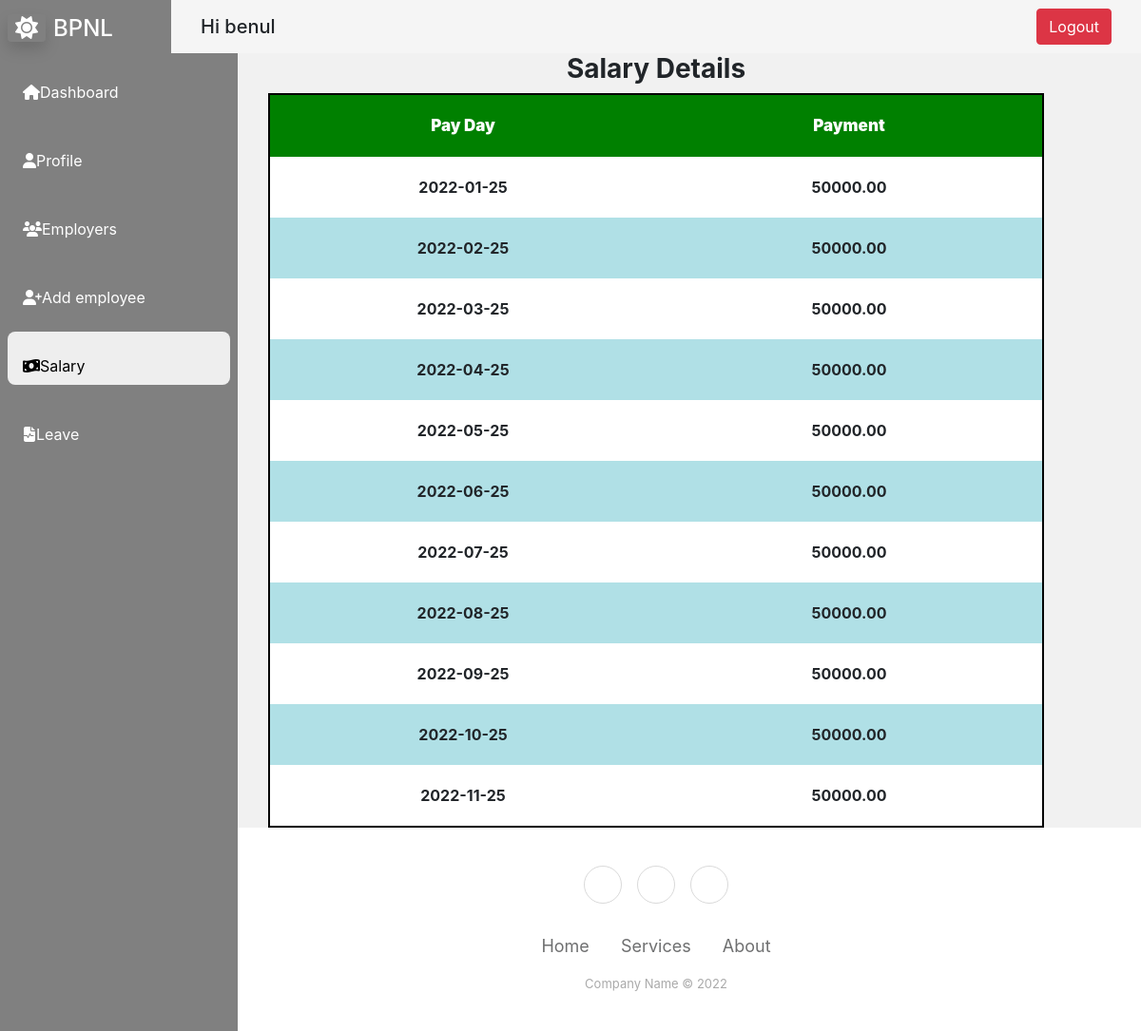
Page /DBMS_project/include/interfaces/hr_salary.php (signed in) on the committed database.
### tables this page shows
CREATE TABLE `payroll` (
  `payment_id` smallint(6) NOT NULL,
  `emp_id` smallint(6) NOT NULL,
  `pay_date` date NOT NULL,
  `payment` decimal(10,2) DEFAULT NULL CHECK (`payment` > 0)
);

### DBMS_project/include/salary.php (the view)
<?php require_once("connection.php") ?>
<?php
    $user_name = $_SESSION['user_name'];
    $query_id = "SELECT emp_id FROM user WHERE user_name='$user_name'";
    $result_set_id =  mysqli_query($connection,$query_id);
    $record_id = mysqli_fetch_assoc($result_set_id);
    $emp_id = $record_id['emp_id'];
    $query = "SELECT * FROM payroll WHERE emp_id='$emp_id'";
    $result_set = mysqli_query($connection, $query);
    $record = mysqli_fetch_all($result_set, MYSQLI_ASSOC);
?>
<h3><b>Salary Details</b></h3>
<table>
    <tr>
        <th><b>Pay Day</b></th>
        <th><b>Payment</b></th>
    </tr>
    <?php foreach ($record as $row) {?>
    <tr>
        <td><b><?php echo $row['pay_date']; ?></b></td>
        <td><b><?php echo $row['payment']; ?></b></td>
    </tr>
    <?php } ?>
</table>

### DBMS_project/css/empdash1.css (style rules this page uses)
body { background-color: #f1f1f1; }

### DBMS_project/css/salary.css (style rules this page uses)
table { table-layout: fixed; width: 80%; margin-left: auto; margin-right: auto; border-collapse: collapse; border: 2px solid rgb(0, 0, 0); text-align: center; }
th { background-color:green; font-size: 17px; color: rgb(255, 255, 255); }
tbody tr:nth-child(odd) { background-color: powderblue; }
tbody tr:nth-child(even) { background-color: rgb(255, 255, 255); }
th, td { padding: 20px; }
h3 { text-align: center; }

### DBMS_project/css/style.css (style rules this page uses)
body { background-color: #f1f1f1; }

### rows in the picture
payroll: pay_date "2022-01-25", payment "50000.00"
payroll: pay_date "2022-02-25", payment "50000.00"
payroll: pay_date "2022-03-25", payment "50000.00"
payroll: pay_date "2022-04-25", payment "50000.00"
payroll: pay_date "2022-05-25", payment "50000.00"
payroll: pay_date "2022-06-25", payment "50000.00"
payroll: pay_date "2022-07-25", payment "50000.00"
payroll: pay_date "2022-08-25", payment "50000.00"
payroll: pay_date "2022-09-25", payment "50000.00"
payroll: pay_date "2022-10-25", payment "50000.00"
payroll: pay_date "2022-11-25", payment "50000.00"

### other values in the picture
$_SESSION['user_name'] "benul"
